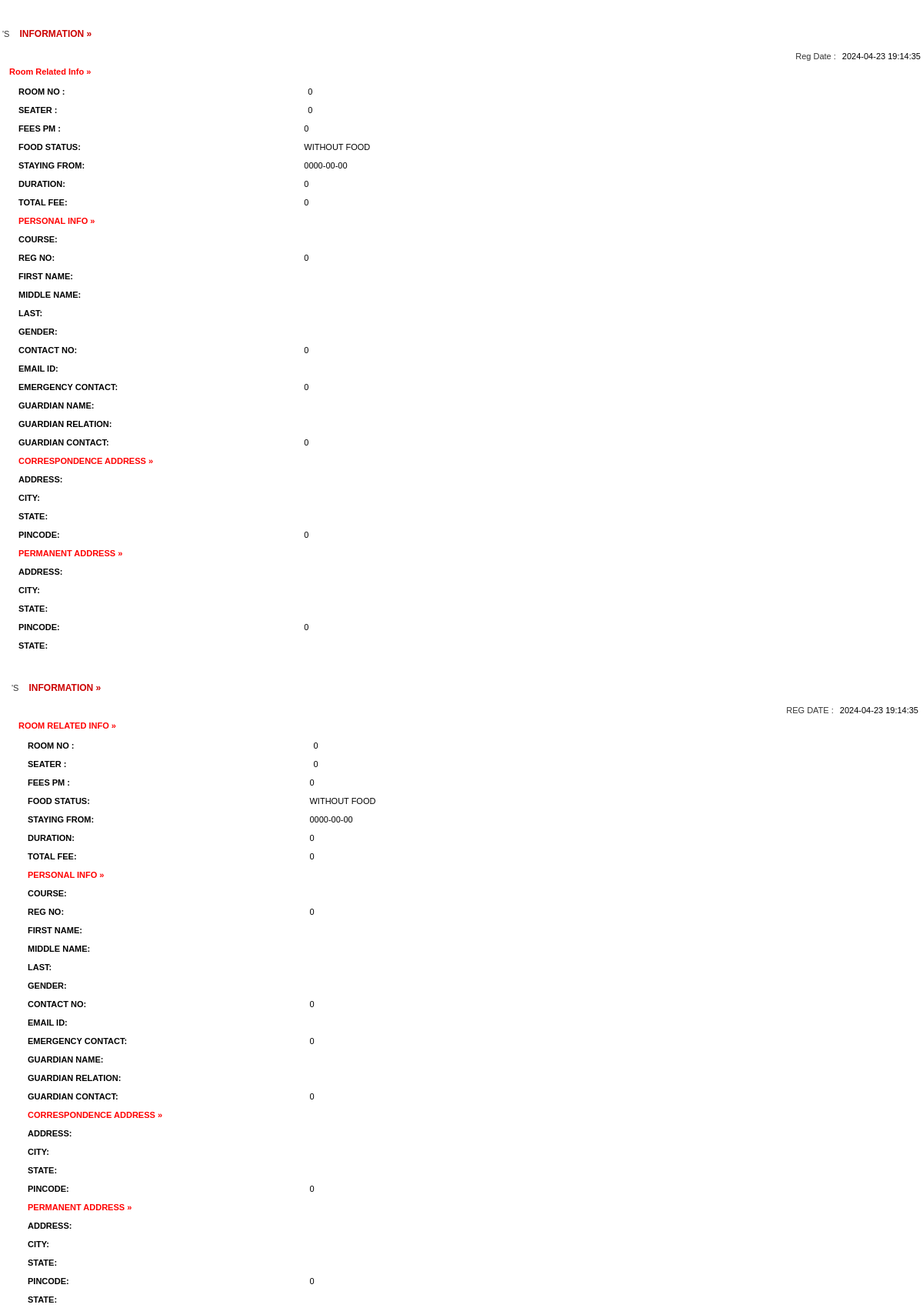
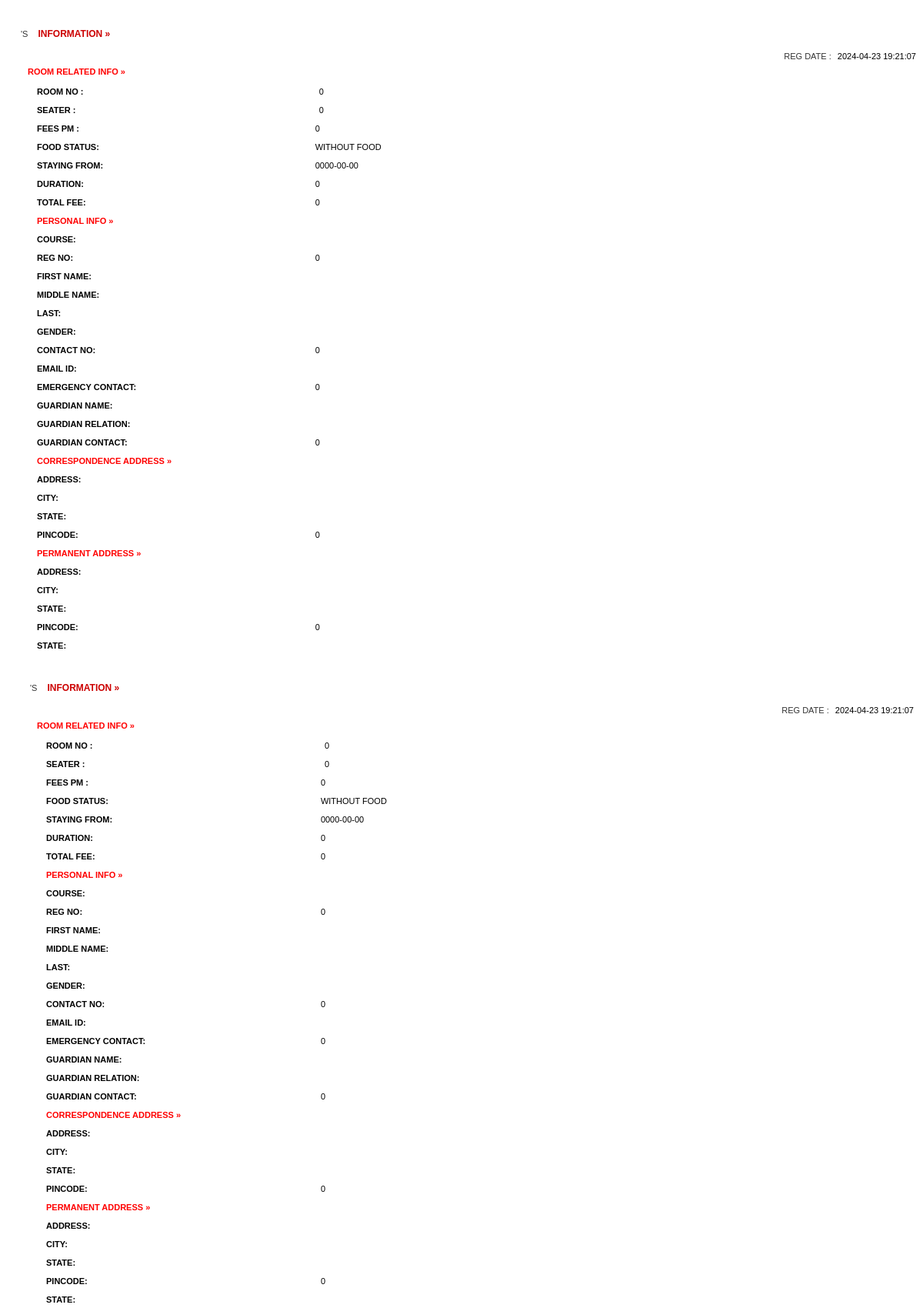
Page /full-profile.php (upper part) on the committed database (2 pictures, top to bottom).
### tables this page shows
CREATE TABLE `registration` (
  `id` int(11) NOT NULL,
  `roomno` int(11) DEFAULT NULL,
  `seater` int(11) DEFAULT NULL,
  `feespm` int(11) DEFAULT NULL,
  `foodstatus` int(11) DEFAULT NULL,
  `stayfrom` date DEFAULT NULL,
  `duration` int(11) DEFAULT NULL,
  `course` varchar(500) DEFAULT NULL,
  `regno` int(11) DEFAULT NULL,
  `firstName` varchar(500) DEFAULT NULL,
  `middleName` varchar(500) DEFAULT NULL,
  `lastName` varchar(500) DEFAULT NULL,
  `gender` varchar(250) DEFAULT NULL,
  `contactno` bigint(11) DEFAULT NULL,
  `emailid` varchar(500) DEFAULT NULL,
  `egycontactno` bigint(11) DEFAULT NULL,
  `guardianName` varchar(500) DEFAULT NULL,
  `guardianRelation` varchar(500) DEFAULT NULL,
  `guardianContactno` bigint(11) DEFAULT NULL,
  `corresAddress` varchar(500) DEFAULT NULL,
  `corresCIty` varchar(500) DEFAULT NULL,
  `corresState` varchar(500) DEFAULT NULL,
  `corresPincode` int(11) DEFAULT NULL,
  `pmntAddress` varchar(500) DEFAULT NULL,
  `pmntCity` varchar(500) DEFAULT NULL,
  `pmnatetState` varchar(500) DEFAULT NULL,
  `pmntPincode` int(11) DEFAULT NULL,
  `postingDate` timestamp NULL DEFAULT current_timestamp(),
  `updationDate` varchar(500) DEFAULT NULL
);

### full-profile.php (the view, shortened to what this page needs)
<?php
$con = mysqli_connect(DB_SERVER,DB_USER,DB_PASS,DB_NAME);
?>
<!DOCTYPE html PUBLIC "-//W3C//DTD XHTML 1.0 Transitional//EN" "http://www.w3.org/TR/xhtml1/DTD/xhtml1-transitional.dtd">
<html xmlns="http://www.w3.org/1999/xhtml">
<head>
<link href="style.css" rel="stylesheet" type="text/css" />
<link href="hostel.css" rel="stylesheet" type="text/css">
</head>
<body>
<table width="100%" border="0">
<?php
		 $ret= mysqli_query($con,"SELECT * FROM registration where emailid = '".$_GET['id']."'");
			while($row=mysqli_fetch_array($ret))
			{
			?>
			<tr>
			  <td colspan="2" align="center" class="font1">&nbsp;</td>
  </tr>
			<tr>
			  <td colspan="2" align="center" class="font1">&nbsp;</td>
  </tr>
			<tr>
			  <td colspan="2"  class="font"><?php echo ucfirst($row['firstName']);?> <?php echo ucfirst($row['lastName']);?>'S <span class="font1"> information &raquo;</span> </td>
  </tr>
			<tr>
			  <td colspan="2"  class="font">&nbsp;&nbsp;&nbsp;&nbsp;&nbsp;&nbsp;&nbsp;&nbsp;&nbsp;&nbsp;&nbsp;&nbsp;
		      <div align="right">Reg Date : <span class="comb-value"><?php echo $row['postingDate'];?></span></div></td>
  </tr>
			<tr>
			  <td colspan="2"  class="heading" style="color: red;">Room Related Info &raquo; </td>
  </tr>
			<tr>
			  <td colspan="2"  class="font1"><table width="100%" border="0">
                <tr>
                  <td width="32%" valign="top" class="heading">Room no : </td>
                      <td class="comb-value1"><span class="comb-value"><?php echo $row['roomno'];?></span></td>
                    </tr>
                  <tr>
                  <td width="22%" valign="top" class="heading">Seater : </td>
                      <td class="comb-value1"><span class="comb-value"><?php echo $row['seater'];?></span></td>
                    </tr>
                    <tr>
                    <td width="12%" valign="top" class="heading">Fees PM : </td>
                      <td class="comb-value1"><?php echo $fpm=$row['feespm'];?></td>
                    </tr>
                     <tr>
                    <td width="12%" valign="top" class="heading">Food Status: </td>
                      <td class="comb-value1"><?php if($row['foodstatus']==0)
{
  echo "Without Food";
}
else
{
  echo "With Food";
}
                      ;?></td>
                    </tr>
                    <tr>
                    <td width="12%" valign="top" class="heading">Staying From: </td>
                      <td class="comb-value1"><?php echo $row['stayfrom'];?></td>
                    </tr>
                    <tr>
                    <td width="12%" valign="top" class="heading">Duration: </td>
                      <td class="comb-value1"><?php echo $dr=$row['duration'];?></td>
                    </tr>
                    <tr>
                    <td width="12%" valign="top" class="heading">Total Fee: </td>
                      <td class="comb-value1">
                      <?php if($row['foodstatus']==1)
                      {
                        $fd=2000;
                        echo (($dr*$fpm)+$fd);
                      }
                        else
                        {
                          echo $dr*$fpm;
                        }
                      ?></td>
                    </tr>
  <tr>
   <td colspan="2" align="left"  class="heading" style="color: red;">Personal Info &raquo; </td>
  </tr>
<tr>
<td width="12%" valign="top" class="heading">Course: </td>
<td class="comb-value1"><?php echo $row['course'];?></td>
</tr>
<tr>
<td width="12%" valign="top" class="heading">Reg no: </td>
<td class="comb-value1"><?php echo $row['regno'];?></td>
</tr>
<tr>
<td width="12%" valign="top" class="heading">First Name: </td>
<td class="comb-value1"><?php echo $row['firstName'];?></td>
</tr>
<tr>
<td width="12%" valign="top" class="heading">Middle name: </td>
<td class="comb-value1"><?php echo $row['middleName'];?></td>
</tr>
<tr>
<td width="12%" valign="top" class="heading">Last: </td>
<td class="comb-value1"><?php echo $row['lastName'];?></td>
</tr>
<tr>
<td width="12%" valign="top" class="heading">Gender: </td>
<td class="comb-value1"><?php echo $row['gender'];?></td>
</tr>
<tr>
<td width="12%" valign="top" class="heading">Contact No: </td>
<td class="comb-value1"><?php echo $row['contactno'];?></td>
</tr>
<tr>
<td width="12%" valign="top" class="heading">Email id: </td>
<td class="comb-value1"><?php echo $row['emailid'];?></td>
</tr>
<tr>
<td width="12%" valign="top" class="heading">Emergency Contact: </td>
<td class="comb-value1"><?php echo $row['egycontactno'];?></td>
</tr>
<tr>
<td width="12%" valign="top" class="heading">Guardian Name: </td>
<td class="comb-value1"><?php echo $row['guardianName'];?></td>
</tr>
<tr>
<td width="12%" valign="top" class="heading">Guardian Relation: </td>
<td class="comb-value1"><?php echo $row['guardianRelation'];?></td>
</tr>
<tr>
<td width="12%" valign="top" class="heading">Guardian Contact: </td>
<td class="comb-value1"><?php echo $row['guardianContactno'];?></td>
</tr>
<tr>
        <td colspan="2"  class="heading" style="color: red;">Correspondence Address  &raquo; </td>
  </tr>
<tr>
<td width="12%" valign="top" class="heading">Address: </td>
<td class="comb-value1"><?php echo $row['corresAddress'];?></td>
</tr>
<tr>
<td width="12%" valign="top" class="heading">City: </td>
<td class="comb-value1"><?php echo $row['corresCIty'];?></td>
</tr>
<tr>
<td width="12%" valign="top" class="heading">State: </td>
<td class="comb-value1"><?php echo $row['corresState'];?></td>
</tr>
<tr>
<td width="12%" valign="top" class="heading">Pincode: </td>
<td class="comb-value1"><?php echo $row['corresPincode'];?></td>
</tr>
<tr>
        <td colspan="2"  class="heading" style="color: red;">Permanent Address  &raquo; </td>
  </tr>
<tr>
<td width="12%" valign="top" class="heading">Address: </td>
<td class="comb-value1"><?php echo $row['pmntAddress'];?></td>
</tr>
<tr>
<td width="12%" valign="top" class="heading">City: </td>
<td class="comb-value1"><?php echo $row['pmntCity'];?></td>
</tr>
<tr>
<td width="12%" valign="top" class="heading">State: </td>
<td class="comb-value1"><?php echo $row['pmnatetState'];?></td>
</tr>
<tr>
<td width="12%" valign="top" class="heading">Pincode: </td>
<td class="comb-value1"><?php echo $row['pmntPincode'];?></td>
</tr>
<tr>
<td width="12%" valign="top" class="heading">State: </td>
<td class="comb-value1"><?php echo $row['pmnatetState'];?></td>
</tr>
<?php } ?>
                  </table></td>
                </tr>
                  </table></td>
                </tr>
              </table></td>
  </tr>
    </table></td>
  </tr>
</table>
</body>
</html>

### style.css (style rules this page uses)
html { font-size: 14px; }
@media only screen and (min-width: 480px) { html { font-size: 17px; } }
@media only screen and (min-width: 768px) { html { font-size: 14px; } }
body { font-size: 1em; }

### hostel.css (style rules this page uses)
body { margin-left: 0px; margin-top: 0px; margin-right: 0px; margin-bottom: 0px;font:11px Verdana,Arial; }
.heading { font-family: Verdana, Arial, Helvetica, sans-serif; font-size: 11px; font-weight: bold; color:#000000; padding-bottom:5px; padding-top:5px; padding-left:10px; text-decoration: none; }
.comb-value { font-family: Arial, Helvetica, sans-serif; font-size: 11px; color: #000000; text-decoration: none; padding-bottom:5px; padding-left:5px; padding-top:5px; }
.font1 { font-family:Verdana, Arial, Helvetica, sans-serif; font-size:12px; font-weight:800; color:#CC0000; text-transform:uppercase; padding-left:10px; padding-top:0px; }
.comb-value1 { font-family: Arial, Helvetica, sans-serif; font-size: 11px; color: #000000; text-decoration: none; padding-bottom:2px; padding-left:2px; padding-top:2px; }
.font { font-family:Verdana, Arial, Helvetica, sans-serif; font-size:11px; color:#333333; text-decoration:none; }

### rows in the picture
registration: postingDate "2024-04-23 19:14:35", roomno "0", seater "0", feespm "0", foodstatus "WITHOUT FOOD", stayfrom "0000-00-00", duration "0", $dr*$fpm "0", regno "0", contactno "0", egycontactno "0", guardianContactno "0", corresPincode "0", pmntPincode "0"
registration: postingDate "2024-04-23 19:14:35", roomno "0", seater "0", feespm "0", foodstatus "WITHOUT FOOD", stayfrom "0000-00-00", duration "0", $dr*$fpm "0", regno "0", contactno "0", egycontactno "0", guardianContactno "0", corresPincode "0", pmntPincode "0"
registration: postingDate "2024-04-23 19:21:07", roomno "0", seater "0", feespm "0", foodstatus "WITHOUT FOOD", stayfrom "0000-00-00", duration "0", $dr*$fpm "0", regno "0", contactno "0", egycontactno "0", guardianContactno "0", corresPincode "0", pmntPincode "0"
registration: postingDate "2024-04-23 19:21:07", roomno "0", seater "0", feespm "0", foodstatus "WITHOUT FOOD", stayfrom "0000-00-00", duration "0", $dr*$fpm "0", regno "0", contactno "0", egycontactno "0", guardianContactno "0", corresPincode "0", pmntPincode "0"
